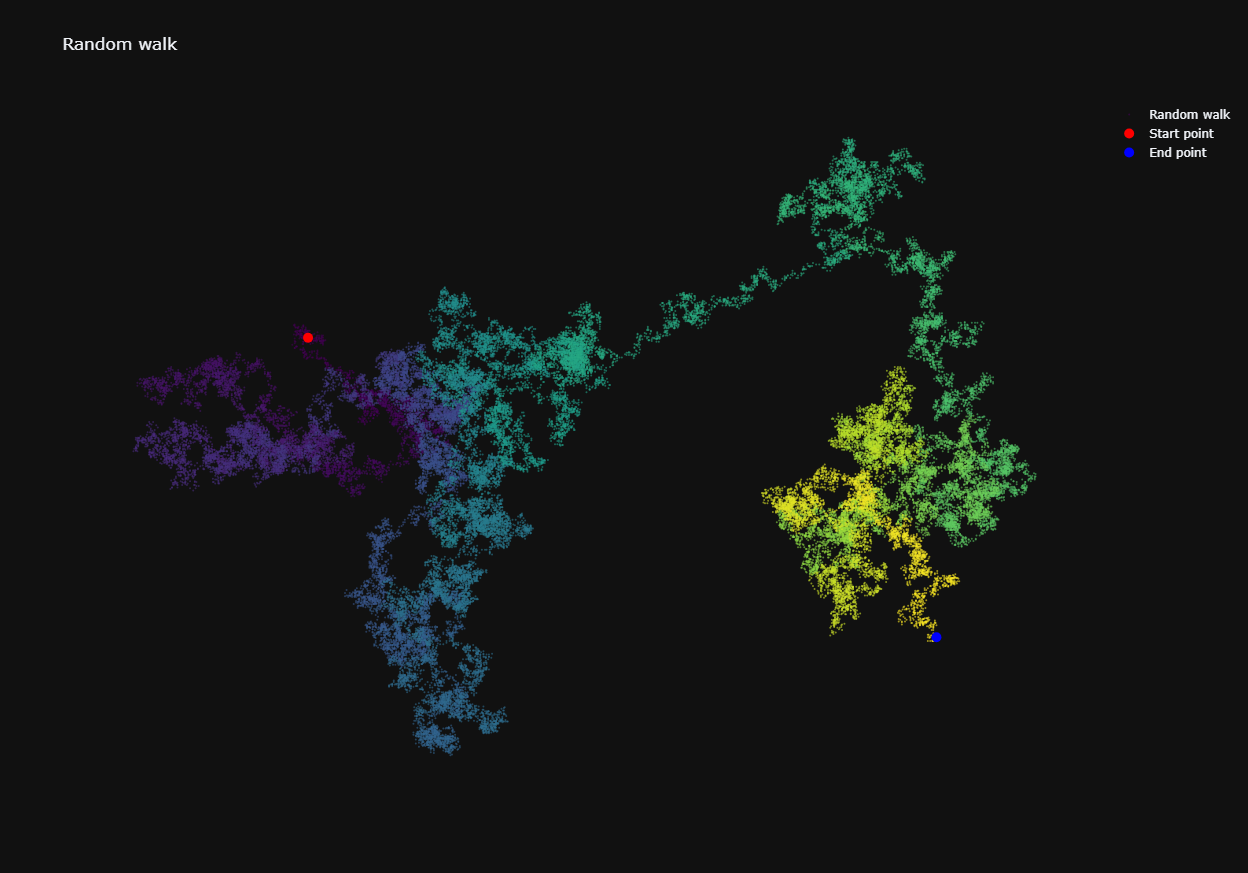

This figure's Python source:
import plotly.graph_objects as go

from random_walk import RandomWalk

#Creating a new random walk while the program remains active.
while True:
    #Preparing of random walk data.
    rw = RandomWalk(50000)
    rw.fill_walk()

    # Create the scatter plot.
    fig = go.Figure()
    fig.add_trace(go.Scatter(
        x=rw.x_values, 
        y=rw.y_values, 
        mode='markers',
        marker=dict(size=2, color=list(range(rw.num_points)), colorscale='Viridis', opacity=0.6),
        name='Random walk'
    ))

    # Highlight the starting point and ending point.
    fig.add_trace(go.Scatter(
        x=[rw.x_values[0]], 
        y=[rw.y_values[0]], 
        mode='markers',
        marker=dict(size=10, color='red'),
        name='Start point'
    ))

    fig.add_trace(go.Scatter(
        x=[rw.x_values[-1]], 
        y=[rw.y_values[-1]], 
        mode='markers',
        marker=dict(size=10, color='blue'),
        name='End point'
    ))

    # Update layout.
    fig.update_layout(
        title='Random walk',
        xaxis=dict(visible=False),
        yaxis=dict(visible=False),
        showlegend=True,
        template='plotly_dark'
    )

    fig.write_html('Random_walk_visualization.html')

    keep_running = input("Create another random walk? (y/n):")
    if keep_running == 'n':
        break
